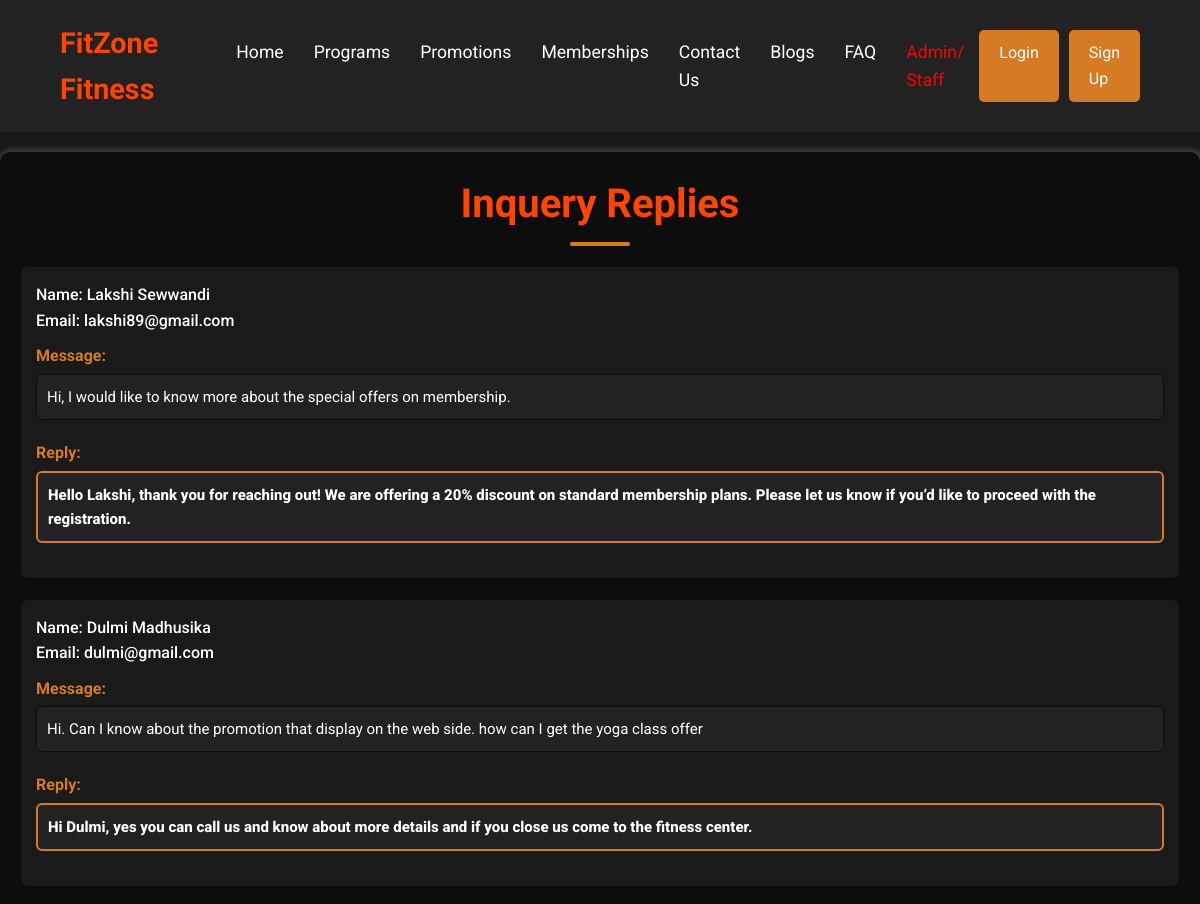
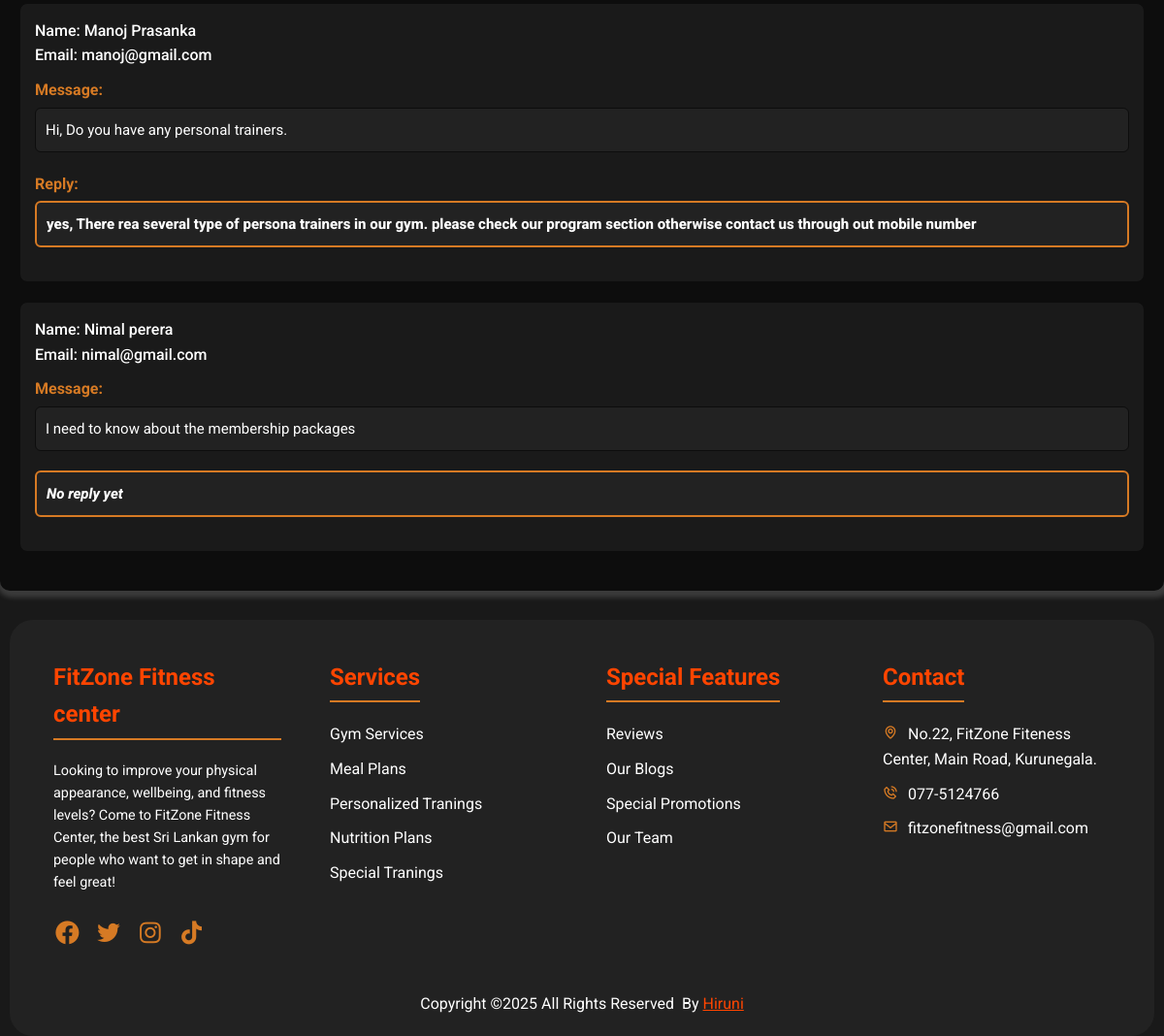
Screenshot of /quetions.php with the database file from the repository (2 pictures, top to bottom).
### tables this page shows
CREATE TABLE `tbl_contact` (
  `id` int(10) UNSIGNED NOT NULL,
  `full_name` varchar(100) NOT NULL,
  `email` varchar(255) NOT NULL,
  `mobile` varchar(20) NOT NULL,
  `message` text NOT NULL,
  `reply_message` text NOT NULL,
  `status` enum('Pending','Replied') NOT NULL
);

### quetions.php (the view)
<?php
 include('customer-main/main.php');
$sql = "SELECT * FROM tbl_contact ORDER BY id ASC";
$res = $conn->query($sql);
?>
<div class="container_message">
    <div class="header_message">
        <h2 class="membership-title center" style="color: orangered;">Inquery Replies</h2>
    </div>
    <?php
    if ($res->num_rows > 0) {
        while ($row = $res->fetch_assoc()) {
            $full_name = htmlspecialchars($row['full_name']);
            $email = htmlspecialchars($row['email']);
            $message = htmlspecialchars($row['message']);
            $reply_message = htmlspecialchars($row['reply_message']);
    ?>
    <div class="message-container">
        <div class="message-box">
            <div class="customer-info">
                <span>Name: <?php echo $full_name; ?></span>
                <span>Email: <?php echo $email; ?></span>
            </div>
            <div class="message-label">Message:</div>
            <div class="message-content">
                <?php echo $message; ?>
            </div>
        </div>
        <?php if (!empty($reply_message)) { ?>
        <div class="message-box staff-reply">
            <div class="message-label">Reply:</div>
            <div class="reply-content">
                <?php echo $reply_message; ?>
            </div>
        </div>
        <?php } else { ?>
        <div class="message-box staff-reply">
            <div class="reply-content">
                <em>No reply yet</em>
            </div>
        </div>
        <?php } ?>
    </div>
    <?php
        }
    } else {
        echo "<p>No messages found.</p>";
    }
    ?>
</div>
<?php include('customer-main/footer.php'); ?>

### cus_css/style1.css (style rules this page uses)
:root { --primary-color: #d67a24; --primary-color-dark: #d67a24; --secondary-color: #222; --background-light: #1a1a1a; --background-dark: #0d0d0d; --text-color: #e0e0e0; --text-light: #fff; --button-hover: #444; --black-color: rgba(0, 0, 0, 0.9); --box_shadow: 2px 2px 5px 5px rgba(255, 255, 255, 0.15); }
* { margin: 0; padding: 0; box-sizing: border-box; font-family: 'Roboto', sans-serif; }
body { line-height: 1.6; background-color: rgba(0, 0, 0, 0.9); color: var(--text-color); }
.membership-title { font-size: 2.5rem; margin-bottom: 30px; color: var(--text-light); position: relative; }
.membership-title::after { content: ""; position: absolute; left: 50%; bottom: -10px; transform: translateX(-50%); width: 60px; height: 4px; background-color: var(--primary-color); border-radius: 4px; }
.center { text-align: center; }
.container_message { max-width: 1200px; margin: 20px auto; padding: 20px; background-color: var(--background-dark); border-radius: 10px; box-shadow: var(--box_shadow); }
.message-container { margin-bottom: 20px; padding: 15px; background-color: var(--background-light); border: 1px solid var(--background-dark); border-radius: 8px; }
.message-box { margin-bottom: 20px; }
.customer-info { margin-bottom: 10px; }
.customer-info span { display: block; font-size: 16px; font-weight: 500; color: var(--text-light); }
.message-label { font-size: 16px; font-weight: bold; color: var(--primary-color-dark); margin-bottom: 5px; }
.message-content, .reply-content { font-size: 15px; background-color: var(--secondary-color); padding: 10px; border-radius: 6px; border: 1px solid var(--background-dark); color: var(--text-light); }
.staff-reply .reply-content { background-color: var(--secondary-color); border: 2px solid var(--primary-color); color: var(--text-light); font-weight: 800; }

### rows the page displays
tbl_contact: full_name "Lakshi Sewwandi", email "lakshi89@gmail.com", message "Hi, I would like to know more about the special offers on membership.", reply_message "Hello Lakshi, thank you for reaching out! We are offering a 20% discount on standard membership plans. Please let us know if you’d like to proceed with the registration."
tbl_contact: full_name "Dulmi Madhusika", email "dulmi@gmail.com", message "Hi. Can I know about the promotion that display on the web side. how can I get the yoga class offer", reply_message "Hi Dulmi, yes you can call us and know about more details and if you close us come to the fitness center."
tbl_contact: full_name "Manoj Prasanka", email "manoj@gmail.com", message "Hi, Do you have any personal trainers.", reply_message "yes, There rea several type of persona trainers in our gym. please check our program section otherwise contact us through out mobile number"
tbl_contact: full_name "Nimal perera", email "nimal@gmail.com", message "I need to know about the membership packages", shows "No reply yet"
